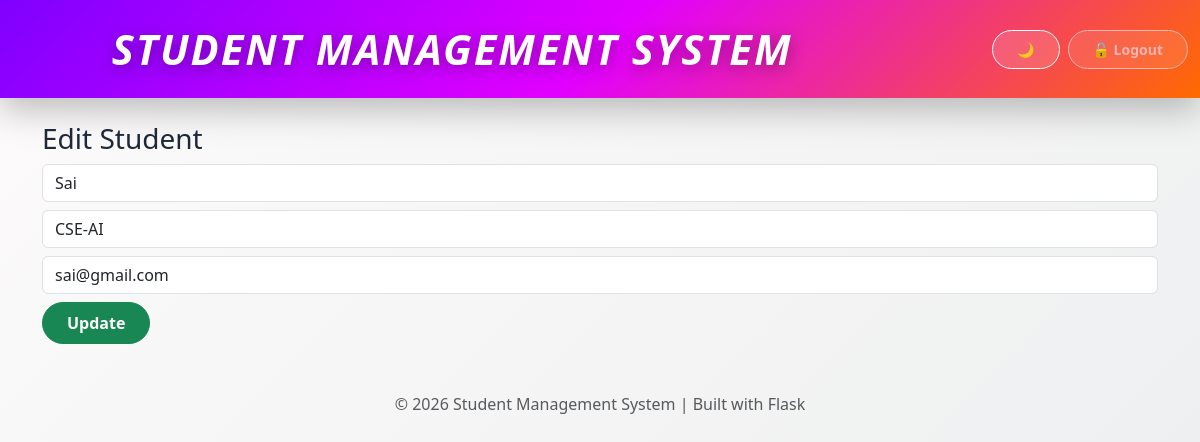
Page /edit/2 (signed in) on the committed database.
### app.py (models this page shows)
class Student(db.Model):
    id = db.Column(db.Integer, primary_key=True)
    name = db.Column(db.String(100), nullable=False)
    roll = db.Column(db.String(50), unique=True, nullable=False)
    branch = db.Column(db.String(100), nullable=False)
    email = db.Column(db.String(100), nullable=False)
    created_at = db.Column(db.DateTime, default=datetime.now)

### app.py (the view, shortened to what this page needs)
@app.route("/edit/<int:id>", methods=["GET", "POST"])
def edit(id):
    if not session.get("logged_in"):
        return redirect(url_for("login"))
    student = Student.query.get_or_404(id)
    return render_template("edit.html", student=student)

### templates/edit.html
{% extends "base.html" %}
{% block content %}
<h3>Edit Student</h3>
<form method="POST">
<input class="form-control mb-2" name="name" value="{{ student.name }}">
<select class="form-control mb-2" name="branch" required>
    {% for b in [
        "CSE","CSE-AI","CSE-AIML","CSE-DS","CSE-ML",
        "CSE-CyberSecurity","ECE","EEE",
        "Mechanical Engineering","Civil Engineering"
    ] %}
        <option value="{{ b }}" {% if student.branch == b %}selected{% endif %}>
            {{ b }}
        </option>
    {% endfor %}
</select>
<input class="form-control mb-2" name="email" value="{{ student.email }}">
<button class="btn btn-success">Update</button>
</form>
{% endblock %}

### static/style.css (style rules this page uses)
html, body { min-height: 100%; font-family: "Segoe UI", "Poppins", sans-serif; }
body { background: linear-gradient(135deg, #fdfbfb, #ebedee); color: #1f2937; transition: all 0.3s ease; }
.btn { border-radius: 30px; font-weight: 600; padding: 8px 24px; }

### rows in the picture
Student: name "Sai", branch "CSE-AI", email "sai@gmail.com"
